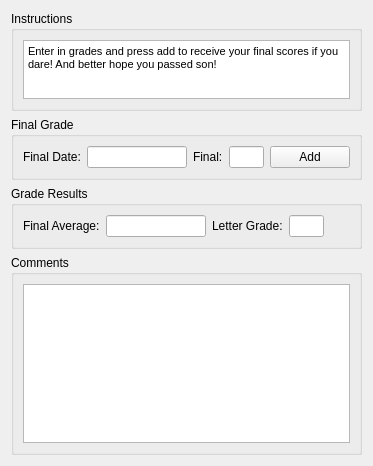
     <widget class="QWidget" name="tab_5">
      <attribute name="title">
       <string>Final</string>
      </attribute>
      <layout class="QVBoxLayout" name="verticalLayout_44">
       <item>
        <widget class="QGroupBox" name="groupBox_17">
         <property name="maximumSize">
          <size>
           <width>16777215</width>
           <height>100</height>
          </size>
         </property>
         <property name="title">
          <string>Instructions</string>
         </property>
         <layout class="QVBoxLayout" name="verticalLayout_45">
          <item>
           <widget class="QTextEdit" name="textEdit_10">
            <property name="readOnly">
             <bool>true</bool>
            </property>
            <property name="html">
             <string>&lt;!DOCTYPE HTML PUBLIC &quot;-//W3C//DTD HTML 4.0//EN&quot; &quot;http://www.w3.org/TR/REC-html40/strict.dtd&quot;&gt;
&lt;html&gt;&lt;head&gt;&lt;meta name=&quot;qrichtext&quot; content=&quot;1&quot; /&gt;&lt;style type=&quot;text/css&quot;&gt;
p, li { white-space: pre-wrap; }
&lt;/style&gt;&lt;/head&gt;&lt;body style=&quot; font-family:'MS Shell Dlg 2'; font-size:8.25pt; font-weight:400; font-style:normal;&quot;&gt;
&lt;p style=&quot; margin-top:0px; margin-bottom:0px; margin-left:0px; margin-right:0px; -qt-block-indent:0; text-indent:0px;&quot;&gt;&lt;span style=&quot; font-size:8pt;&quot;&gt;Enter in grades and press add to receive your final scores if you dare! And better hope you passed son!&lt;/span&gt;&lt;/p&gt;&lt;/body&gt;&lt;/html&gt;</string>
            </property>
           </widget>
          </item>
         </layout>
        </widget>
       </item>
       <item>
        <widget class="QGroupBox" name="groupBox_16">
         <property name="title">
          <string>Final Grade</string>
         </property>
         <layout class="QHBoxLayout" name="horizontalLayout_11">
          <item>
           <layout class="QFormLayout" name="formLayout_24">
            <item row="0" column="0">
             <widget class="QLabel" name="label_70">
              <property name="text">
               <string>Final Date:</string>
              </property>
             </widget>
            </item>
            <item row="0" column="1">
             <widget class="QLineEdit" name="lineEdit_50">
              <property name="maximumSize">
               <size>
                <width>100</width>
                <height>16777215</height>
               </size>
              </property>
             </widget>
            </item>
           </layout>
          </item>
          <item>
           <layout class="QFormLayout" name="formLayout_25">
            <item row="0" column="0">
             <widget class="QLabel" name="label_71">
              <property name="text">
               <string>Final:</string>
              </property>
             </widget>
            </item>
            <item row="0" column="1">
             <widget class="QLineEdit" name="lineEdit_51">
              <property name="maximumSize">
               <size>
                <width>35</width>
                <height>16777215</height>
               </size>
              </property>
             </widget>
            </item>
           </layout>
          </item>
          <item>
           <widget class="QPushButton" name="addFinalG">
            <property name="text">
             <string>Add</string>
            </property>
           </widget>
          </item>
         </layout>
        </widget>
       </item>
       <item>
        <widget class="QGroupBox" name="groupBox_15">
         <property name="title">
          <string>Grade Results</string>
         </property>
         <layout class="QHBoxLayout" name="horizontalLayout_12">
          <item>
           <layout class="QFormLayout" name="formLayout_26">
            <item row="0" column="0">
             <widget class="QLabel" name="label_72">
              <property name="text">
               <string>Final Average:</string>
              </property>
             </widget>
            </item>
            <item row="0" column="1">
             <widget class="QLineEdit" name="finalAvg">
              <property name="maximumSize">
               <size>
                <width>100</width>
                <height>16777215</height>
               </size>
              </property>
             </widget>
            </item>
           </layout>
          </item>
          <item>
           <layout class="QFormLayout" name="formLayout_27">
            <item row="0" column="0">
             <widget class="QLabel" name="label_73">
              <property name="text">
               <string>Letter Grade:</string>
              </property>
             </widget>
            </item>
            <item row="0" column="1">
             <widget class="QLineEdit" name="letterGradeF">
              <property name="maximumSize">
               <size>
                <width>35</width>
                <height>16777215</height>
               </size>
              </property>
             </widget>
            </item>
           </layout>
          </item>
         </layout>
        </widget>
       </item>
       <item>
        <widget class="QGroupBox" name="groupBox_14">
         <property name="maximumSize">
          <size>
           <width>16777215</width>
           <height>200</height>
          </size>
         </property>
         <property name="title">
          <string>Comments</string>
         </property>
         <layout class="QVBoxLayout" name="verticalLayout_46">
          <item>
           <widget class="QTextEdit" name="textEdit_11">
            <property name="readOnly">
             <bool>true</bool>
            </property>
           </widget>
          </item>
         </layout>
        </widget>
       </item>
      </layout>
     </widget>
